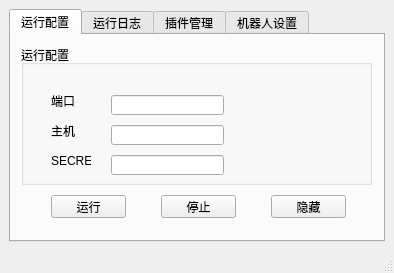
<?xml version="1.0" encoding="UTF-8"?>
<ui version="4.0">
 <class>MainWindow</class>
 <widget class="QMainWindow" name="MainWindow">
  <property name="geometry">
   <rect>
    <x>0</x>
    <y>0</y>
    <width>394</width>
    <height>273</height>
   </rect>
  </property>
  <property name="windowTitle">
   <string>小猪比机器人框架</string>
  </property>
  <property name="styleSheet">
   <string notr="true"/>
  </property>
  <widget class="QWidget" name="centralwidget">
   <layout class="QHBoxLayout" name="horizontalLayout">
    <item>
     <widget class="QTabWidget" name="tabWidget">
      <property name="acceptDrops">
       <bool>false</bool>
      </property>
      <property name="autoFillBackground">
       <bool>false</bool>
      </property>
      <property name="tabPosition">
       <enum>QTabWidget::North</enum>
      </property>
      <property name="currentIndex">
       <number>0</number>
      </property>
      <property name="tabsClosable">
       <bool>false</bool>
      </property>
      <property name="tabBarAutoHide">
       <bool>false</bool>
      </property>
      <widget class="QWidget" name="tab_run">
       <attribute name="title">
        <string>运行配置</string>
       </attribute>
       <widget class="QGroupBox" name="runBox">
        <property name="geometry">
         <rect>
          <x>10</x>
          <y>10</y>
          <width>351</width>
          <height>140</height>
         </rect>
        </property>
        <property name="title">
         <string>运行配置</string>
        </property>
        <widget class="QLineEdit" name="portLine">
         <property name="geometry">
          <rect>
           <x>90</x>
           <y>50</y>
           <width>113</width>
           <height>20</height>
          </rect>
         </property>
        </widget>
        <widget class="QLabel" name="label">
         <property name="geometry">
          <rect>
           <x>30</x>
           <y>50</y>
           <width>30</width>
           <height>12</height>
          </rect>
         </property>
         <property name="text">
          <string>端口</string>
         </property>
        </widget>
        <widget class="QLabel" name="label_2">
         <property name="geometry">
          <rect>
           <x>30</x>
           <y>80</y>
           <width>30</width>
           <height>12</height>
          </rect>
         </property>
         <property name="text">
          <string>主机</string>
         </property>
        </widget>
        <widget class="QLineEdit" name="hostLine">
         <property name="geometry">
          <rect>
           <x>90</x>
           <y>80</y>
           <width>113</width>
           <height>20</height>
          </rect>
         </property>
        </widget>
        <widget class="QLabel" name="label_3">
         <property name="geometry">
          <rect>
           <x>30</x>
           <y>110</y>
           <width>40</width>
           <height>12</height>
          </rect>
         </property>
         <property name="text">
          <string>SECRET</string>
         </property>
        </widget>
        <widget class="QLineEdit" name="secretLine">
         <property name="geometry">
          <rect>
           <x>90</x>
           <y>110</y>
           <width>113</width>
           <height>20</height>
          </rect>
         </property>
        </widget>
       </widget>
       <widget class="QPushButton" name="runBtn">
        <property name="geometry">
         <rect>
          <x>40</x>
          <y>160</y>
          <width>75</width>
          <height>23</height>
         </rect>
        </property>
        <property name="styleSheet">
         <string notr="true"/>
        </property>
        <property name="text">
         <string>运行</string>
        </property>
       </widget>
       <widget class="QPushButton" name="stopBtn">
        <property name="geometry">
         <rect>
          <x>150</x>
          <y>160</y>
          <width>75</width>
          <height>23</height>
         </rect>
        </property>
        <property name="text">
         <string>停止</string>
        </property>
       </widget>
       <widget class="QPushButton" name="hideBtn">
        <property name="geometry">
         <rect>
          <x>260</x>
          <y>160</y>
          <width>75</width>
          <height>23</height>
         </rect>
        </property>
        <property name="text">
         <string>隐藏</string>
        </property>
       </widget>
      </widget>
      <widget class="QWidget" name="tab_log">
       <attribute name="title">
        <string>运行日志</string>
       </attribute>
       <widget class="QTextBrowser" name="logTextarea">
        <property name="geometry">
         <rect>
          <x>10</x>
          <y>10</y>
          <width>351</width>
          <height>180</height>
         </rect>
        </property>
       </widget>
      </widget>
      <widget class="QWidget" name="tab_plugin">
       <attribute name="title">
        <string>插件管理</string>
       </attribute>
       <widget class="QListView" name="pluginsList">
        <property name="geometry">
         <rect>
          <x>10</x>
          <y>10</y>
          <width>351</width>
          <height>180</height>
         </rect>
        </property>
       </widget>
      </widget>
      <widget class="QWidget" name="tab_config">
       <attribute name="title">
        <string>机器人设置</string>
       </attribute>
      </widget>
     </widget>
    </item>
   </layout>
  </widget>
  <widget class="QStatusBar" name="statusbar"/>
  <action name="action">
   <property name="text">
    <string>运行</string>
   </property>
  </action>
  <action name="action_2">
   <property name="text">
    <string>停止</string>
   </property>
  </action>
 </widget>
 <resources/>
 <connections/>
</ui>
